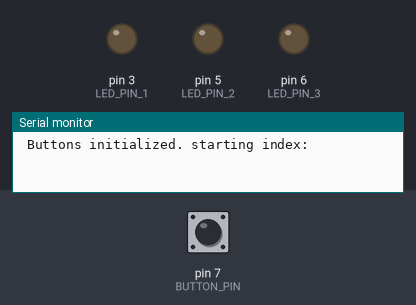
The sketch below on a simulated Arduino Uno, built with avr-gcc and run on an emulated ATmega328P. Parts: output pins drawn as LEDs (lit = HIGH), the last lines printed to the serial monitor. The test bench sets the inputs (shaded band); at power-on: pin 7 (BUTTON_PIN) HIGH.

Above: at 1.5 s.
1.6 s: pin 7 (BUTTON_PIN) pulled LOW for 1 s
At 3.7 s:
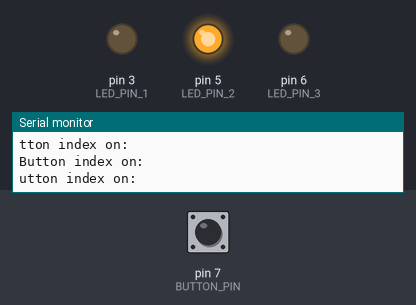
4.1 s: pin 7 (BUTTON_PIN) pulled LOW for 0.3 s
At 4.6 s:
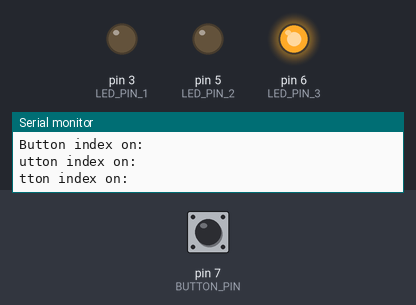
5.9 s: pin 7 (BUTTON_PIN) pulled LOW for 3.2 s
At 10.1 s:
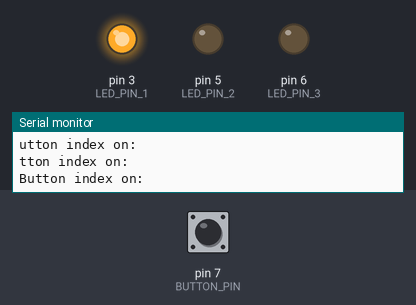
Timing chart, 0 to 11.6 s (numbered marks = the images above; inputs shaded):
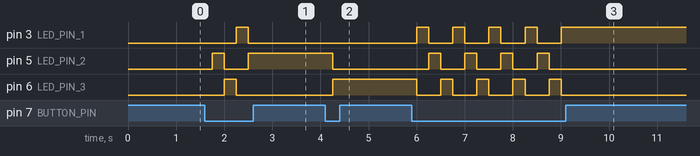

The sketch:

InlandPlus_LED_Array_Cycle.ino
```cpp
#define LED_PIN_1 3
#define LED_PIN_2 5
#define LED_PIN_3 6
#define LED_PIN_4 9
#define LED_PIN_5 10
int index = 0;

#define BUTTON_PIN 7

#define LED_NUMBER 3
byte LEDPinArray[LED_NUMBER] = { LED_PIN_1
                                 ,LED_PIN_2
                                 ,LED_PIN_3
                                 //,LED_PIN_4
                                 //,LED_PIN_5
                                 };
void setup()
{
  for (int i = 0; i < LED_NUMBER; i++) {
    pinMode(LEDPinArray[i], OUTPUT);
    digitalWrite(LEDPinArray[i], LOW);
  }

  Serial.begin(115200);
  Serial.println("\n Buttons initialized. starting index:" + index);
}
void loop() {

  delay(250);
  if (digitalRead(BUTTON_PIN) == LOW) {
      // Turn off old
      digitalWrite(LEDPinArray[index], LOW);
      index = index + 1;
      if(index > LED_NUMBER-1 ){
        index = 0;
      }
      Serial.println("Button index on:" + index);
      digitalWrite(LEDPinArray[index], HIGH);

  }

}
```

Measured:
- after the input at 1.6 s, pin 3 (LED_PIN_1): LOW → HIGH after 0.65 s, → LOW 0.25 s later; pin 5 (LED_PIN_2): LOW → HIGH after 0.15 s, → LOW 0.25 s later, → HIGH 0.50 s later; pin 6 (LED_PIN_3): LOW → HIGH after 0.40 s, → LOW 0.25 s later
- after the input at 4.1 s, pin 5 (LED_PIN_2): HIGH → LOW after 0.15 s; pin 6 (LED_PIN_3): LOW → HIGH after 0.15 s
- after the input at 5.9 s, pin 3 (LED_PIN_1): alternates HIGH for 0.25 s and LOW for 0.50 s, 9 changes in all, then stays HIGH, starting after 0.10 s; pin 5 (LED_PIN_2): alternates HIGH for 0.25 s and LOW for 0.50 s, 8 changes in all, then stays LOW, starting after 0.35 s
